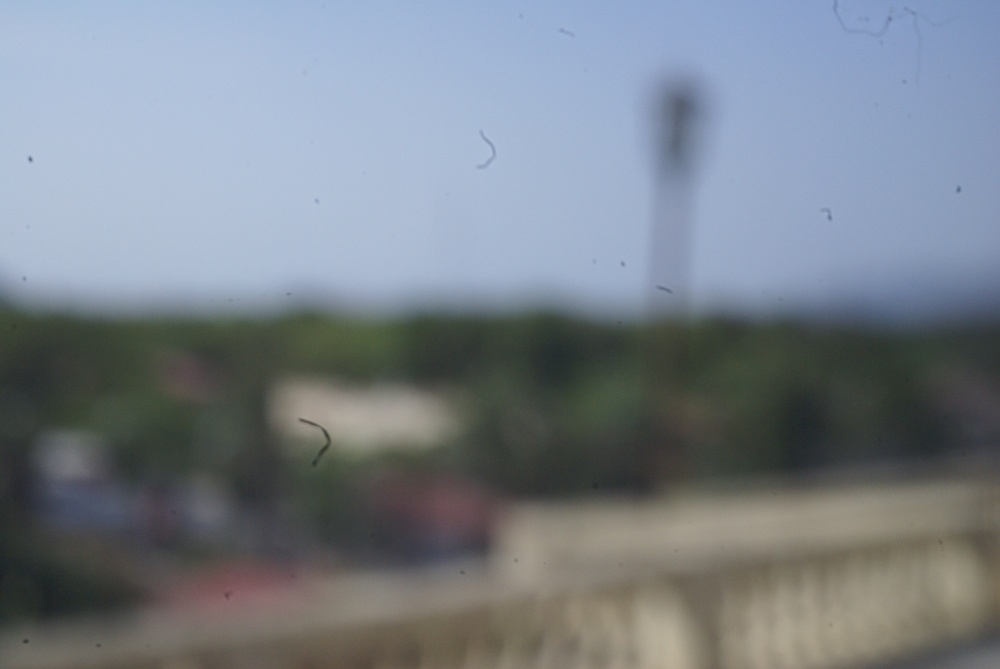
#> input picture Pinhole Camera/Site 1/Varying pinhole sizes with far subject/DSC08602.JPG, 1000 x 669 px, shrunk from 3872 x 2592 before the run, found by its file name
$ jupyter execute --allow-errors 'sharpness of images.ipynb'
#> lines starting #> are read from the running program, lines starting #| are printed output that depends on the picture; long printed decimals are rounded
### code adapted from https://stackoverflow.com/questions/6646371/detect-which-image-is-sharper?fbclid=IwAR3vSxH5KDbo07xVThEQbjG4eSVDdelHO782NZm1mQh35xtxSzk07qXb0Jw

[cell 1]
from PIL import Image
import numpy as np
import matplotlib.pyplot as plt

## Site 1

[cell 2]
im = Image.open("/Users/mark/Documents/Coding/GitHub/Physics-165-Camera-Obscura-Sharpness/Pinhole Camera/Site 1/Varying pinhole sizes with far subject/DSC08602.JPG").convert('L') # to grayscale
array = np.asarray(im, dtype=np.int32)

gy, gx = np.gradient(array)
gnorm = np.sqrt(gx**2 + gy**2)
sharpness1_1 = np.average(gnorm)
#> sharpness1_1 = 1.07

print(sharpness1_1)
#| 1.075

[cell 3]
im = Image.open("/Users/mark/Documents/Coding/GitHub/Physics-165-Camera-Obscura-Sharpness/Pinhole Camera/Site 1/Varying pinhole sizes with far subject/DSC08611.JPG").convert('L') # to grayscale
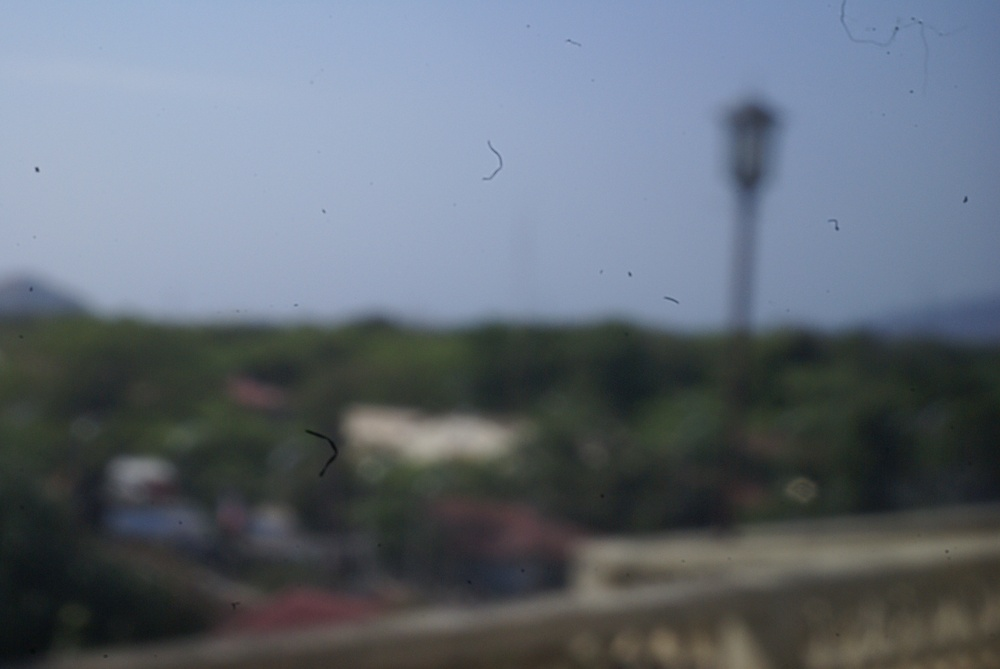
#> input picture Pinhole Camera/Site 1/Varying pinhole sizes with far subject/DSC08611.JPG, 1000 x 669 px, shrunk from 3872 x 2592 before the run, found by its file name
array = np.asarray(im, dtype=np.int32)

gy, gx = np.gradient(array)
gnorm = np.sqrt(gx**2 + gy**2)
sharpness1_2 = np.average(gnorm)
#> sharpness1_2 = 1.21

print(sharpness1_2)
#| 1.208

[cell 4]
im = Image.open("/Users/mark/Documents/Coding/GitHub/Physics-165-Camera-Obscura-Sharpness/Pinhole Camera/Site 1/Varying pinhole sizes with far subject/DSC08619.JPG").convert('L') # to grayscale
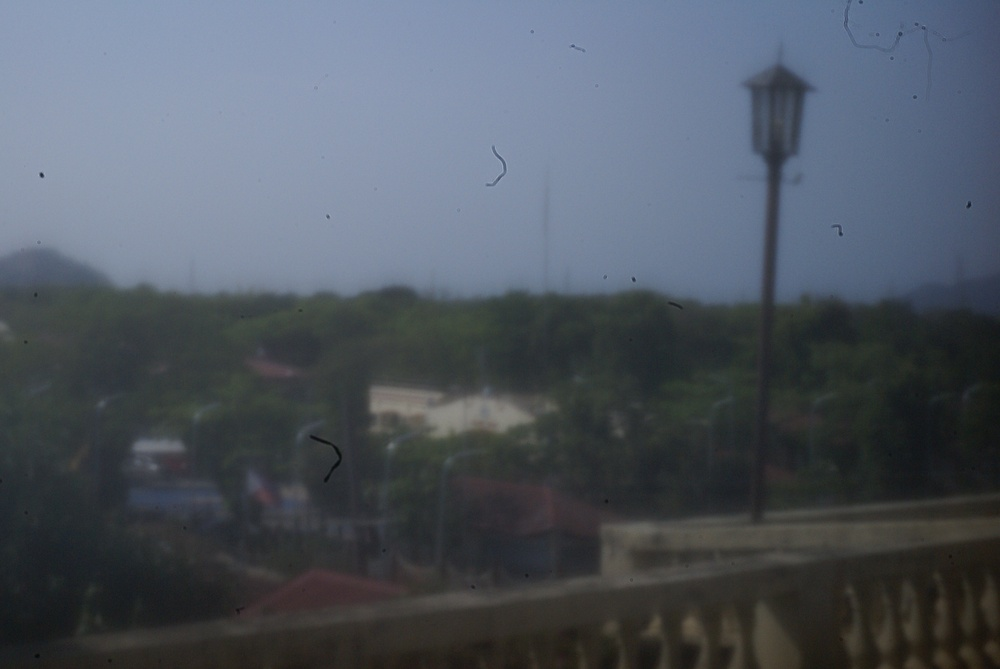
#> input picture Pinhole Camera/Site 1/Varying pinhole sizes with far subject/DSC08619.JPG, 1000 x 669 px, shrunk from 3872 x 2592 before the run, found by its file name
array = np.asarray(im, dtype=np.int32)

gy, gx = np.gradient(array)
gnorm = np.sqrt(gx**2 + gy**2)
sharpness1_3 = np.average(gnorm)
#> sharpness1_3 = 1.26

print(sharpness1_3)
#| 1.265

## Site 2

[cell 5]
im = Image.open("/Users/mark/Documents/Coding/GitHub/Physics-165-Camera-Obscura-Sharpness/Pinhole Camera/Site 2/Varying pinhole sizes with far subject/DSC08650.JPG").convert('L') # to grayscale
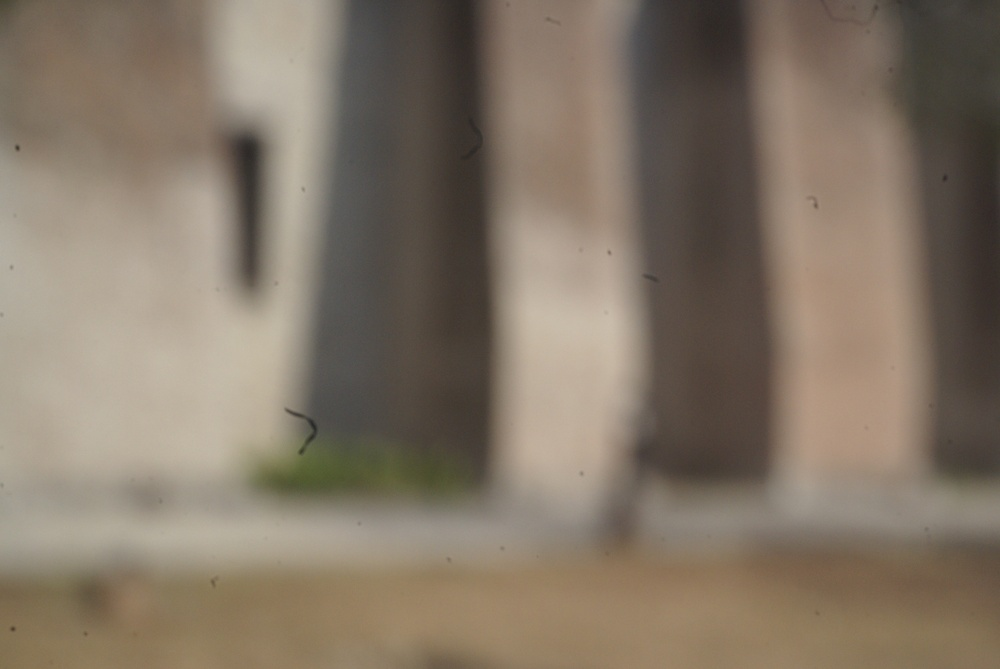
#> input picture Pinhole Camera/Site 2/Varying pinhole sizes with far subject/DSC08650.JPG, 1000 x 669 px, shrunk from 3872 x 2592 before the run, found by its file name
array = np.asarray(im, dtype=np.int32)

gy, gx = np.gradient(array)
gnorm = np.sqrt(gx**2 + gy**2)
sharpness2_1 = np.average(gnorm)
#> sharpness2_1 = 1.11

print(sharpness2_1)
#| 1.111

[cell 6]
im = Image.open("/Users/mark/Documents/Coding/GitHub/Physics-165-Camera-Obscura-Sharpness/Pinhole Camera/Site 2/Varying pinhole sizes with far subject/DSC08637.JPG").convert('L') # to grayscale
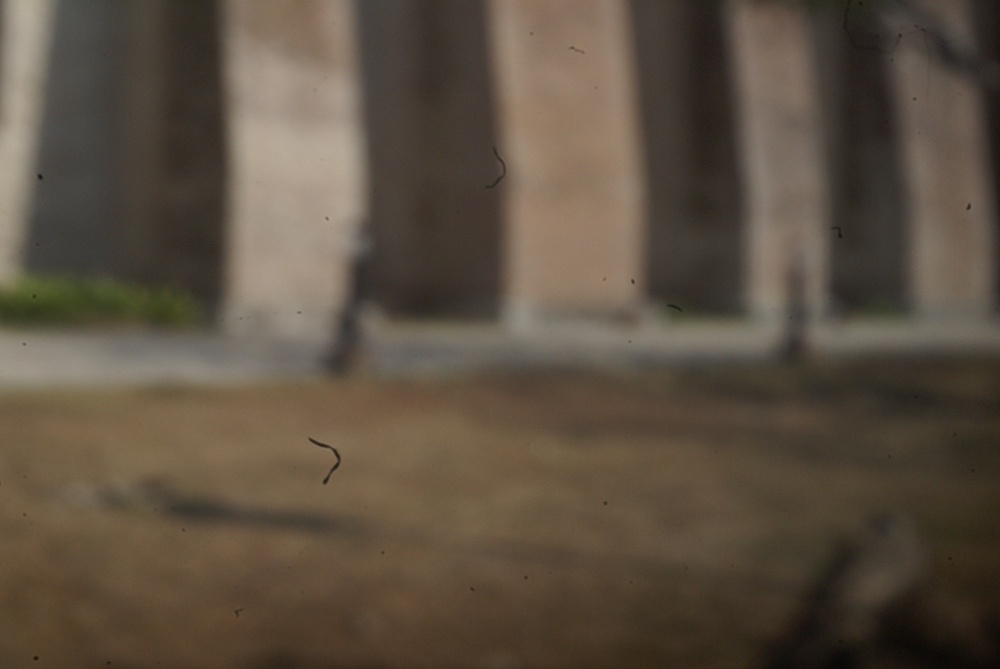
#> input picture Pinhole Camera/Site 2/Varying pinhole sizes with far subject/DSC08637.JPG, 1000 x 669 px, shrunk from 3872 x 2592 before the run, found by its file name
array = np.asarray(im, dtype=np.int32)

gy, gx = np.gradient(array)
gnorm = np.sqrt(gx**2 + gy**2)
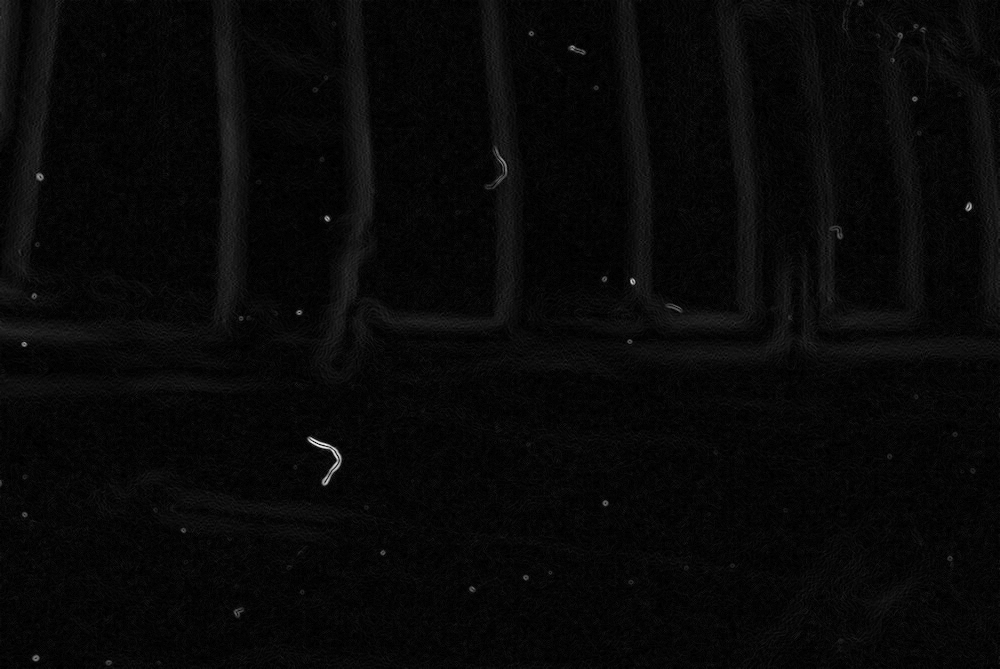
#> gnorm: shape (669, 1000) float64; min 0, max 38.81, mean 1.3; drawn with min black and max white
sharpness2_2 = np.average(gnorm)
#> sharpness2_2 = 1.29

print(sharpness2_2)
#| 1.295

[cell 7]
im = Image.open("/Users/mark/Documents/Coding/GitHub/Physics-165-Camera-Obscura-Sharpness/Pinhole Camera/Site 2/Varying pinhole sizes with far subject/DSC08631.JPG").convert('L') # to grayscale
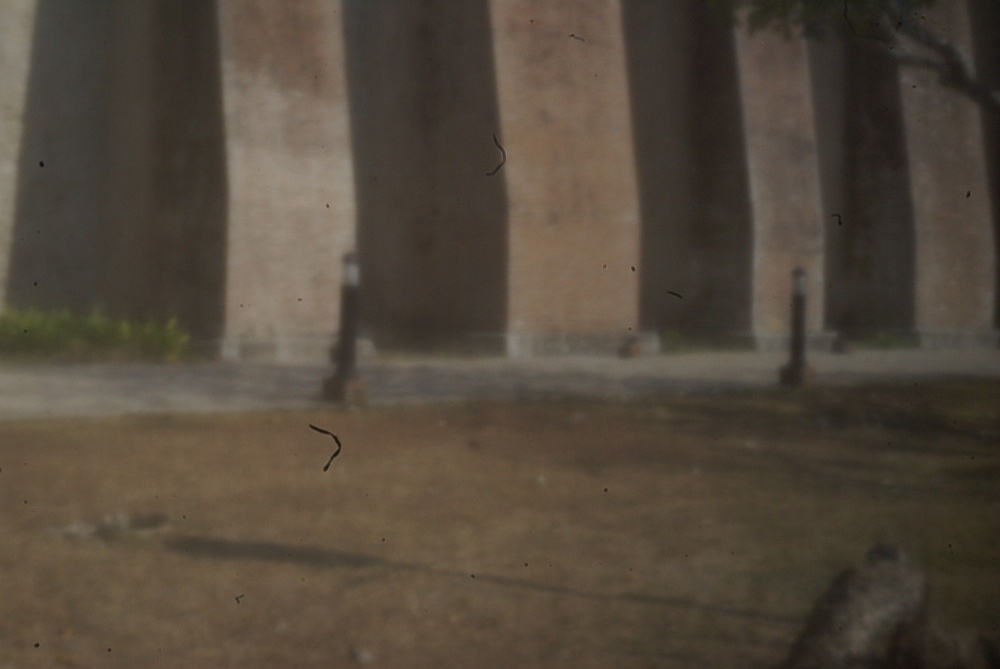
#> input picture Pinhole Camera/Site 2/Varying pinhole sizes with far subject/DSC08631.JPG, 1000 x 669 px, shrunk from 3872 x 2592 before the run, found by its file name
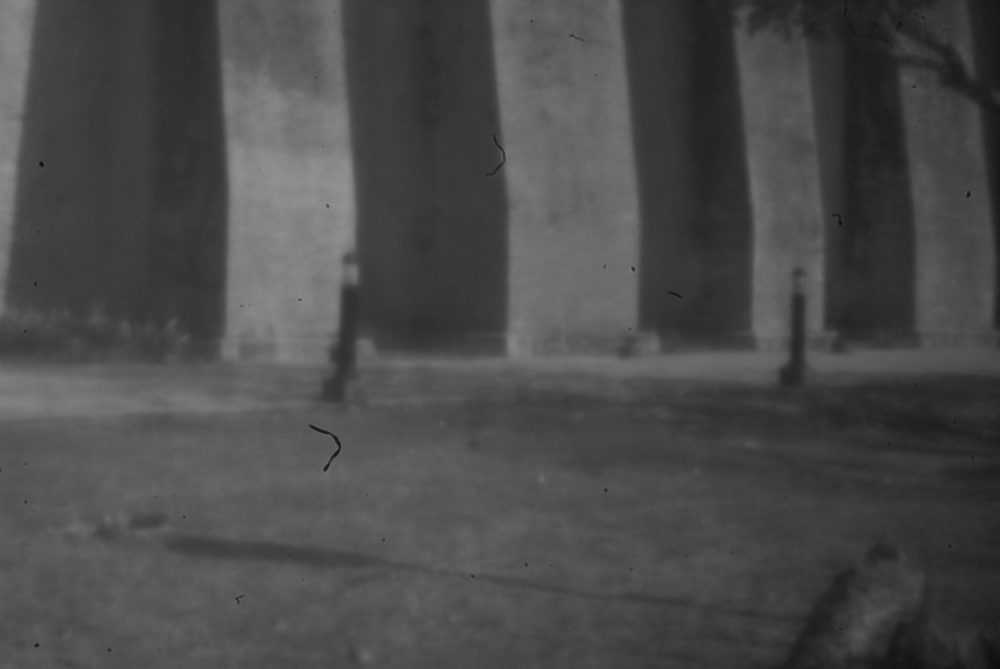
#> im: PIL image 1000x669 L; min 12, max 150, mean 74.4
array = np.asarray(im, dtype=np.int32)

gy, gx = np.gradient(array)
gnorm = np.sqrt(gx**2 + gy**2)
sharpness2_3 = np.average(gnorm)
#> sharpness2_3 = 1.39

print(sharpness2_3)
#| 1.395

## Site 3

#> (a cell that did not finish here is left out)

#> (a cell that did not finish here is left out)

#> (a cell that did not finish here is left out)

[cell 11]
list0 = [0.5,1.0,1.5]
#> list0 = [0.5, 1, 1.5]
list1 = [sharpness1_3,sharpness1_2,sharpness1_1]
#> list1 = [1.26, 1.21, 1.07]
list2 = [sharpness2_3,sharpness2_2,sharpness2_1]
#> list2 = [1.39, 1.29, 1.11]
#> (the rest of this cell did not finish here and is left out)
